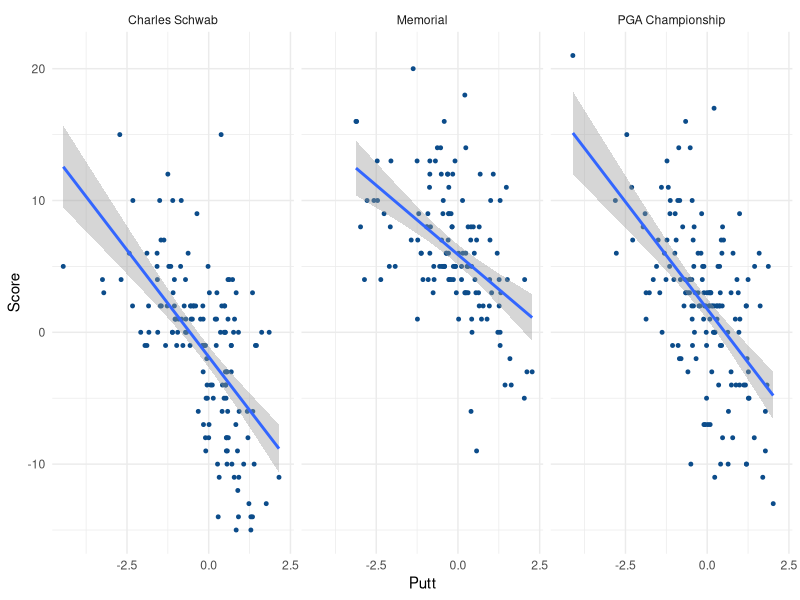

Generate this figure with R:
## ---- chunk 1
library(tidyverse) 
## ---- chunk 2
Memfan <- read.csv("Memorial_Fantasy.csv", header = T)
Pgafan <- read.csv("PGA_Fantasy.csv", header = T)
Schfan <- read.csv("Schwab_Fantasy.csv", header = T)

Memstat<- read.delim("Memorial_Stats.txt", header = T )
Memstats <-  as.data.frame(matrix(Memstat$Data, ncol=9, byrow=TRUE))

Pgastat<- read.delim("PGA_Stats.txt", header = T)
Pgastats <-  as.data.frame(matrix(Pgastat$Data, ncol=9, byrow=TRUE))

Schstat<- read.delim("Schwab_Stats.txt", header = T)
Schstats <-  as.data.frame(matrix(Schstat$Data, ncol=9, byrow=TRUE))
## ---- chunk 3
Memorial <- Memstats %>%
  inner_join(Memfan, by=c("V2"= "Name"))

Pga <- Pgastats %>%
  inner_join(Pgafan, by=c("V2"= "Name")) 


Schwab <- Schstats %>%
  inner_join(Schfan, by=c("V2"= "Name"))
## ---- chunk 4
All <- rbind(Memorial, Pga, Schwab)
names(All)[1:9] <- c('Position', 'Player', 'Score', 
                          'Putt', 'ARG', 'App', 'OTT', 'T2G', 'Total')

All$Score <- fct_recode(All$Score, "0" = "E") 

Top10 <- 
  All %>%
  group_by(Tournament) %>%
  mutate(Score = as.numeric(as.character(factor(Score)))) %>%
  mutate(rank = rank(Score, ties.method = "min")) %>%
  mutate(top10 = if_else(rank <= 10, 'Yes', 'No')) %>%
  mutate(MadeCut = if_else(Position =='CUT', 'No', 'Yes')) %>%
  mutate(SalaryRange = ifelse(grepl("6", Salary), "6000s",
                       ifelse(grepl("7", Salary), "7000s",
                       ifelse(grepl("8", Salary), "8000s",
                       ifelse(grepl("9" , Salary), "9000s",
                       ifelse(grepl("10", Salary), "10000s", "11000s"))))))

TournPlayed <- All %>%
  select((Player)) %>%
  group_by(Player) %>%
  mutate(tournplayed = n()) %>%
  distinct()

AvgScore <- All %>%
    select(Player, Score, Tournament) %>%
    mutate(Score = as.numeric(as.character(factor(Score)))) %>%
    spread(Tournament, Score) %>%
    mutate(avg = round(rowMeans(.[2:4], na.rm=TRUE), 1))

Results_Player <- Top10 %>%
  left_join(TournPlayed, by = "Player")

AllResults <- Results_Player %>%
  left_join(AvgScore, by = "Player") %>%
  mutate(Putt = as.numeric(Putt))
## ---- chunk 5
AllResults %>%
  ggplot(aes(x = Putt, y = Score)) +
  geom_point(size = 1L, colour = "#0c4c8a") +
  theme_minimal() +
  facet_wrap(~Tournament)+
  stat_smooth(method = "lm")
